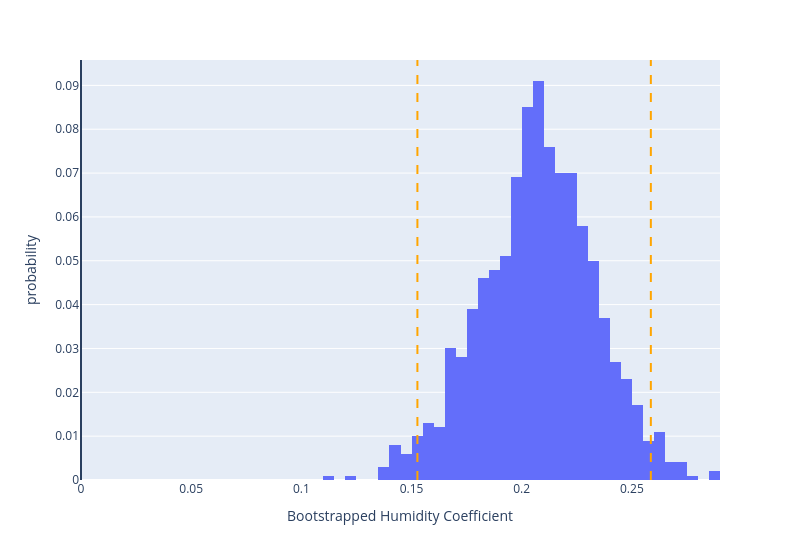

The notebook cell saved with this chart:
### Code cell
import plotly.express as px
fig = px.histogram(x=bs_theta2,
                   labels=dict(x='Bootstrapped Humidity Coefficient'),
                   histnorm='probability', 
                   width=800)
fig.add_vline(0)
fig.add_vline(x=bootstrap_ci(bs_theta2)[0], line=ci_line_style)
fig.add_vline(x=bootstrap_ci(bs_theta2)[1], line=ci_line_style)

### Figure 1 — Plotly figure (JSON) as saved in the notebook; plotly's stock layout.template omitted (floating-point values rounded to 4 significant figures; data arrays with more than 128 entries replaced by an {"elided": "..."} marker saying what was removed)
{"data": [{"bingroup": "x", "histnorm": "probability", "hovertemplate": "Bootstrapped Humidity Coefficient=%{x}<br>probability=%{y}<extra></extra>", "legendgroup": "", "marker": {"color": "#636efa", "pattern": {"shape": ""}}, "name": "", "orientation": "v", "showlegend": false, "type": "histogram", "x": {"elided": "1000 float values"}, "xaxis": "x", "yaxis": "y"}], "layout": {"barmode": "relative", "legend": {"tracegroupgap": 0}, "margin": {"t": 60}, "shapes": [{"type": "line", "x0": 0, "x1": 0, "xref": "x", "y0": 0, "y1": 1, "yref": "y domain"}, {"line": {"color": "orange", "dash": "dash", "width": 2}, "type": "line", "x0": 0.1527, "x1": 0.1527, "xref": "x", "y0": 0, "y1": 1, "yref": "y domain"}, {"line": {"color": "orange", "dash": "dash", "width": 2}, "type": "line", "x0": 0.2586, "x1": 0.2586, "xref": "x", "y0": 0, "y1": 1, "yref": "y domain"}], "width": 800, "xaxis": {"anchor": "y", "domain": [0.0, 1.0], "title": {"text": "Bootstrapped Humidity Coefficient"}}, "yaxis": {"anchor": "x", "domain": [0.0, 1.0], "title": {"text": "probability"}}}}
